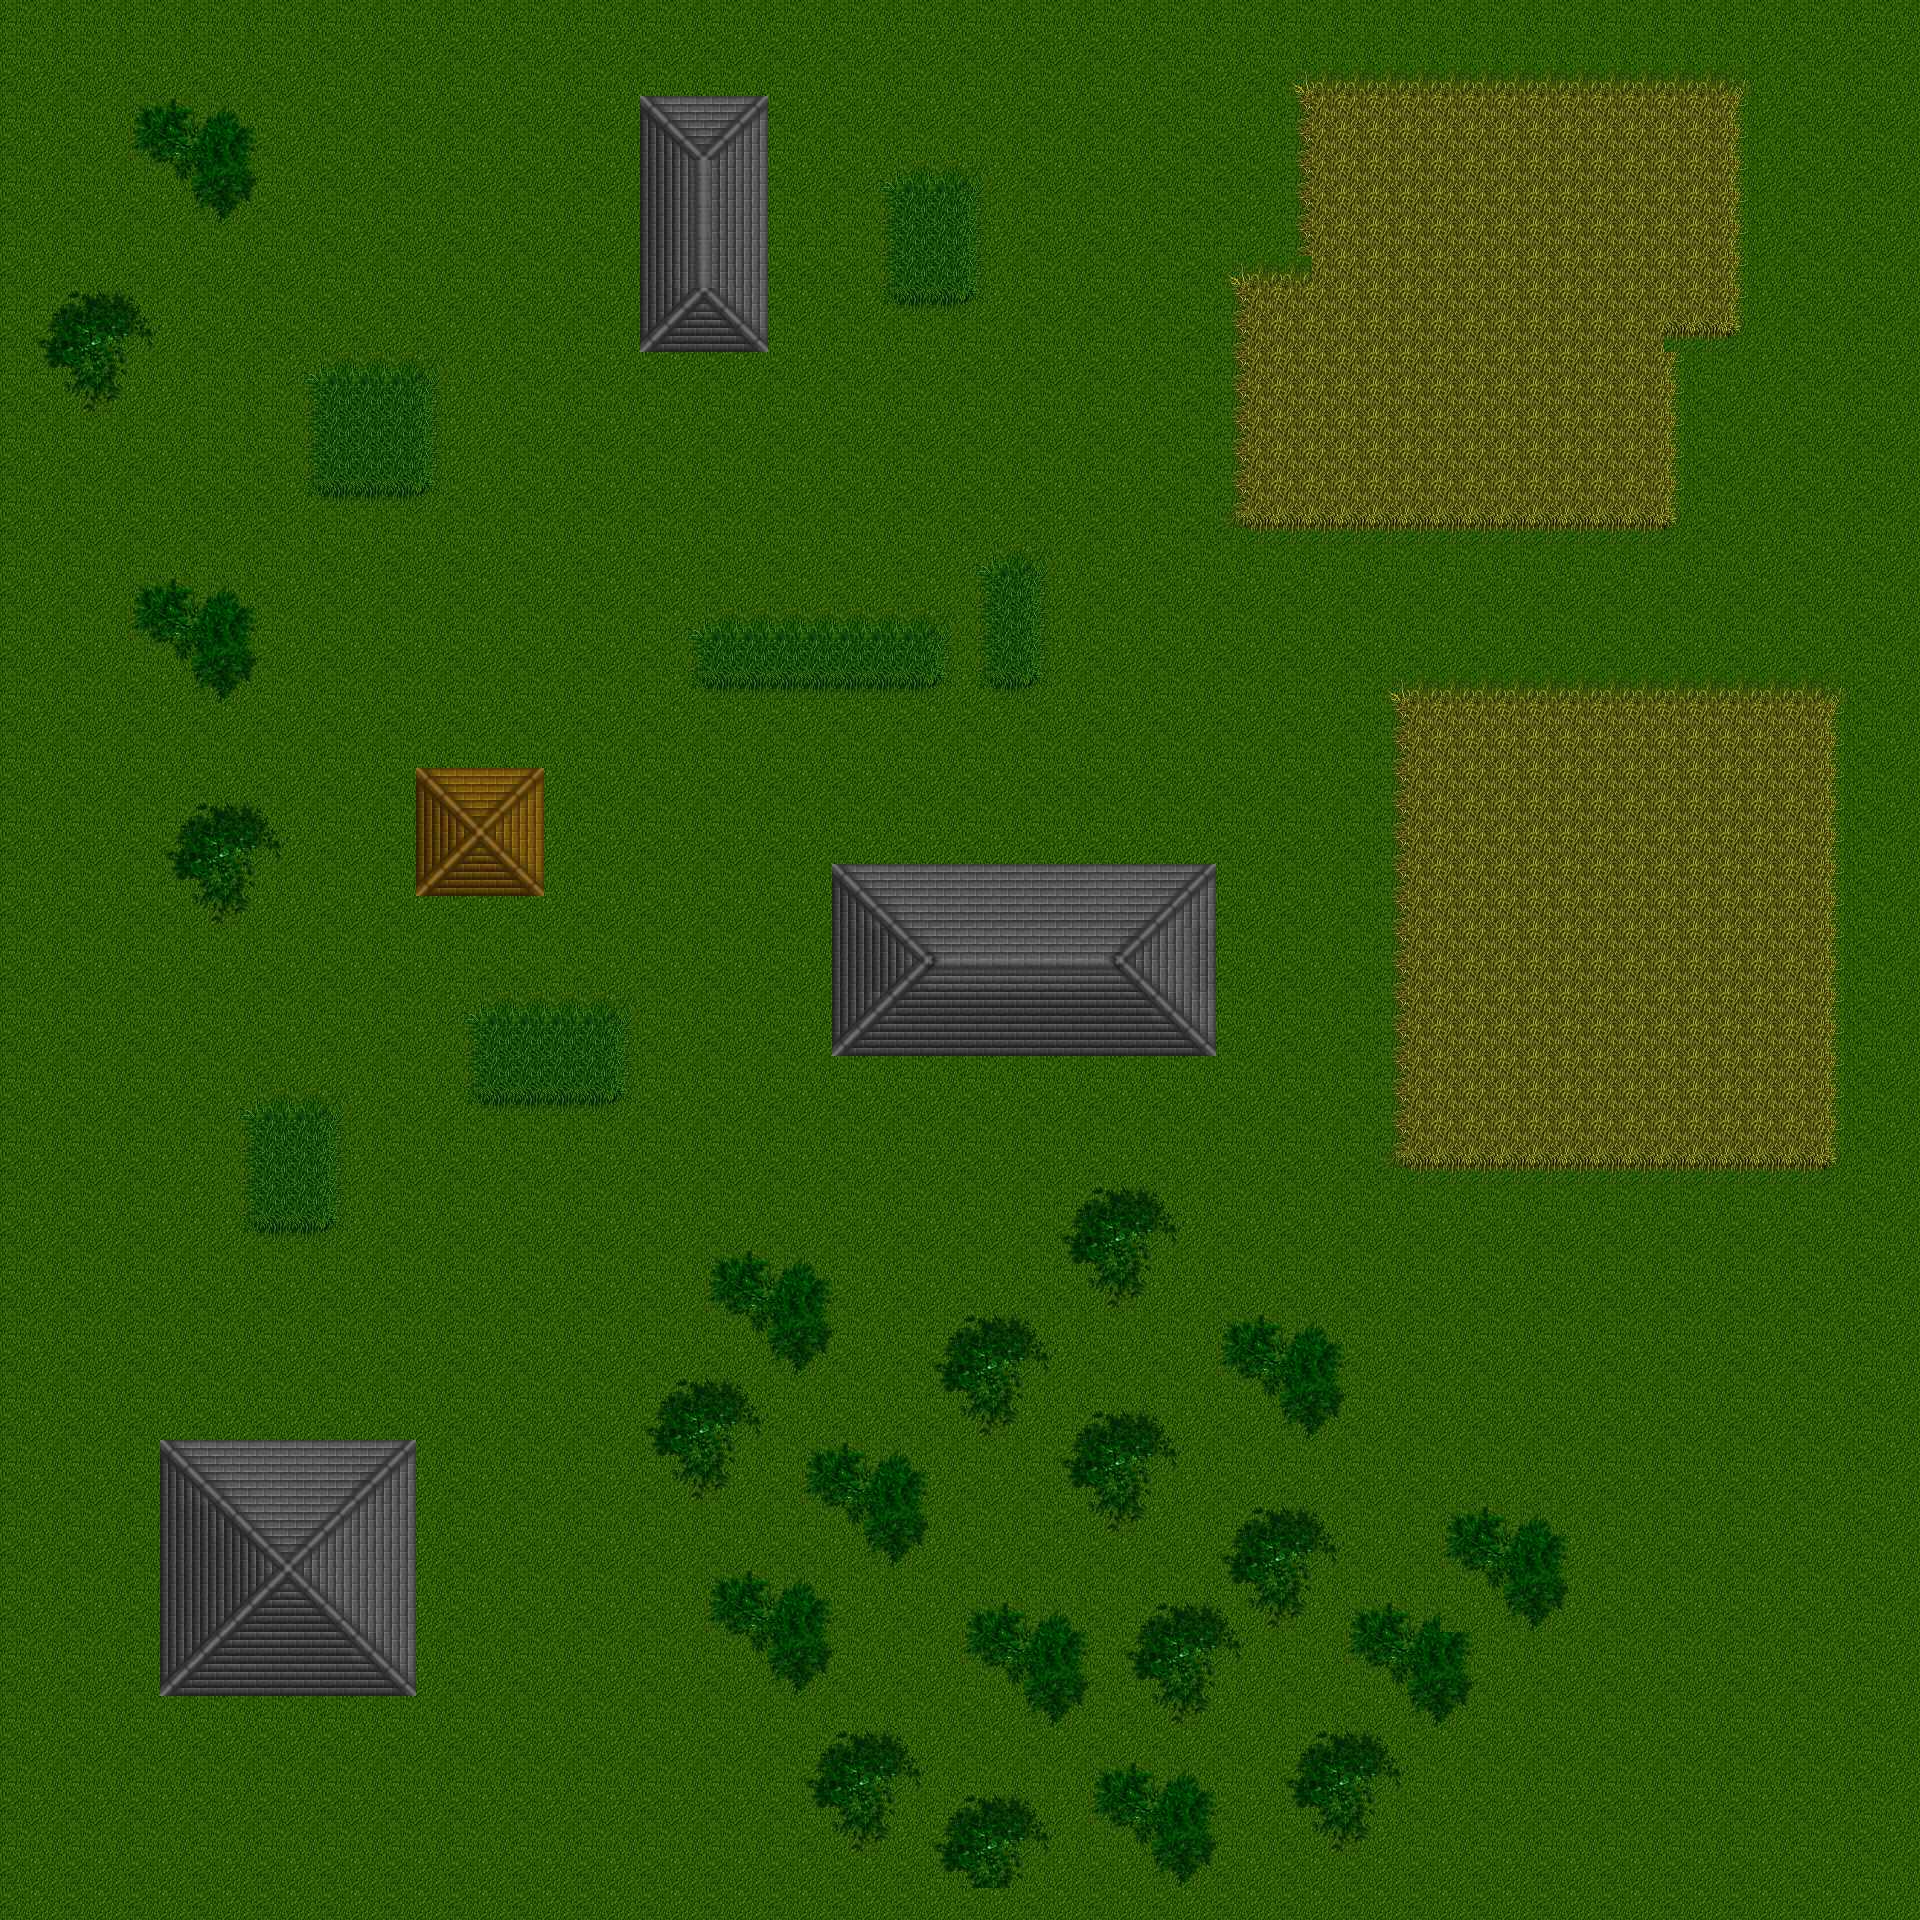

Rendered tile map (Tiled .tmx) drawn with the repository's tilesets; below, a short description and the map source with its tile grids summarised:
An orthogonal 60x60 tile map with 32x32 px tiles, 1 tile layer (ground).

<map version="1.0" orientation="orthogonal" width="60" height="60" tilewidth="32" tileheight="32">
 <tileset firstgid="1" name="tileset" tilewidth="32" tileheight="32">
  <image source="tileset.png" width="512" height="832" />
  <tile id="0" terrain="0,0,0,2" />
  <tile id="1" terrain="0,0,2,2" />
  <tile id="2" terrain="0,0,2,0" />
  <tile id="3" terrain="0,0,0,0">
   <properties>
    <property name="grass" value="1" />
   </properties>
  </tile>
  <tile id="4" terrain="0,0,0,0">
   <properties>
    <property name="grass" value="1" />
   </properties>
  </tile>
  <tile id="5" terrain="1,1,1,1">
   <properties>
    <property name="concrete" value="1" />
   </properties>
  </tile>
  <tile id="6" terrain="1,1,1,1">
   <properties>
    <property name="concrete" value="1" />
   </properties>
  </tile>
  <tile id="11" terrain="0,0,0,4" />
  <tile id="12" terrain="0,0,4,4" />
  <tile id="13" terrain="0,0,4,0" />
  <tile id="16" terrain="0,2,0,2" />
  <tile id="17" terrain="2,2,2,2">
   <properties>
    <property name="water" value="1" />
   </properties>
  </tile>
  <tile id="18" terrain="2,0,2,0" />
  <tile id="19" terrain="0,0,0,0">
   <properties>
    <property name="grass" value="1" />
   </properties>
  </tile>
  <tile id="20" terrain="0,0,0,0">
   <properties>
    <property name="grass" value="1" />
   </properties>
  </tile>
  <tile id="21" terrain="1,1,1,1">
   <properties>
    <property name="concrete" value="1" />
   </properties>
  </tile>
  <tile id="22" terrain="1,1,1,1">
   <properties>
    <property name="concrete" value="1" />
   </properties>
  </tile>
  <tile id="27" terrain="0,4,0,4" />
  <tile id="28" terrain="4,4,4,4">
   <properties>
    <property name="field" value="1" />
   </properties>
  </tile>
  <tile id="29" terrain="4,0,4,0" />
  <tile id="32" terrain="0,2,0,0" />
  <tile id="33" terrain="2,2,0,0" />
  <tile id="34" terrain="2,0,0,0" />
  <tile id="36">
   <properties>
    <property name="tree" value="1" />
   </properties>
  </tile>
  <tile id="37">
   <properties>
    <property name="tree" value="1" />
   </properties>
  </tile>
  <tile id="43" terrain="0,4,0,0" />
  <tile id="44" terrain="4,4,0,0" />
  <tile id="45" terrain="4,0,0,0" />
  <tile id="48" terrain="0,0,0,3" />
  <tile id="49" terrain="0,0,3,3" />
  <tile id="50" terrain="0,0,3,0">
   <properties>
    <property name="mud" value="1" />
   </properties>
  </tile>
  <tile id="52">
   <properties>
    <property name="tree" value="1" />
   </properties>
  </tile>
  <tile id="53">
   <properties>
    <property name="tree" value="1" />
   </properties>
  </tile>
  <tile id="56">
   <properties>
    <property name="tree" value="1" />
   </properties>
  </tile>
  <tile id="57">
   <properties>
    <property name="tree" value="1" />
   </properties>
  </tile>
  <tile id="58">
   <properties>
    <property name="tree" value="1" />
   </properties>
  </tile>
  <tile id="59" terrain="0,0,0,5" />
  <tile id="60" terrain="0,0,5,5" />
  <tile id="61" terrain="0,0,5,0" />
  <tile id="64" terrain="0,3,0,3" />
  <tile id="65" terrain="3,3,3,3">
   <properties>
    <property name="mud" value="1" />
   </properties>
  </tile>
  <tile id="66" terrain="3,0,3,0" />
  <tile id="68">
   <properties>
    <property name="tree" value="1" />
   </properties>
  </tile>
  <tile id="69">
   <properties>
    <property name="tree" value="1" />
   </properties>
  </tile>
  <tile id="73">
   <properties>
    <property name="tree" value="1" />
   </properties>
  </tile>
  <tile id="74">
   <properties>
    <property name="tree" value="1" />
   </properties>
  </tile>
  <tile id="75" terrain="0,5,0,5" />
  <tile id="76" terrain="5,5,5,5">
   <properties>
    <property name="bush" value="1" />
   </properties>
  </tile>
  <tile id="77" terrain="5,0,5,0" />
  <tile id="80" terrain="0,3,0,0" />
  <tile id="81" terrain="3,3,0,0" />
  <tile id="82" terrain="3,0,0,0" />
  <tile id="91" terrain="0,5,0,0" />
  <tile id="92" terrain="5,5,0,0" />
  <tile id="93" terrain="5,0,0,0" />
  <tile id="96">
   <properties>
    <property name="house" value="1" />
   </properties>
  </tile>
  <tile id="97">
   <properties>
    <property name="house" value="1" />
   </properties>
  </tile>
  <tile id="98">
   <properties>
    <property name="house" value="1" />
   </properties>
  </tile>
  <tile id="99">
   <properties>
    <property name="house" value="1" />
   </properties>
  </tile>
  <tile id="100">
   <properties>
    <property name="house" value="1" />
   </properties>
  </tile>
  <tile id="101">
   <properties>
    <property name="house" value="1" />
   </properties>
  </tile>
  <tile id="102">
   <properties>
    <property name="house" value="1" />
   </properties>
  </tile>
  <tile id="103">
   <properties>
    <property name="house" value="1" />
   </properties>
  </tile>
  <tile id="104">
   <properties>
    <property name="house" value="1" />
   </properties>
  </tile>
  <tile id="105">
   <properties>
    <property name="house" value="1" />
   </properties>
  </tile>
  <tile id="106">
   <properties>
    <property name="house" value="1" />
   </properties>
  </tile>
  <tile id="107">
   <properties>
    <property name="house" value="1" />
   </properties>
  </tile>
  <tile id="108">
   <properties>
    <property name="house" value="1" />
   </properties>
  </tile>
  <tile id="109">
   <properties>
    <property name="house" value="1" />
   </properties>
  </tile>
  <tile id="110">
   <properties>
    <property name="house" value="1" />
   </properties>
  </tile>
  <tile id="111">
   <properties>
    <property name="house" value="1" />
   </properties>
  </tile>
  <tile id="112">
   <properties>
    <property name="house" value="1" />
   </properties>
  </tile>
  <tile id="113">
   <properties>
    <property name="house" value="1" />
   </properties>
  </tile>
  <tile id="114">
   <properties>
    <property name="house" value="1" />
   </properties>
  </tile>
  <tile id="115">
   <properties>
    <property name="house" value="1" />
   </properties>
  </tile>
  <tile id="116">
   <properties>
    <property name="house" value="1" />
   </properties>
  </tile>
  <tile id="117">
   <properties>
    <property name="house" value="1" />
   </properties>
  </tile>
  <tile id="118">
   <properties>
    <property name="house" value="1" />
   </properties>
  </tile>
  <tile id="119">
   <properties>
    <property name="house" value="1" />
   </properties>
  </tile>
  <tile id="120">
   <properties>
    <property name="house" value="1" />
   </properties>
  </tile>
  <tile id="121">
   <properties>
    <property name="house" value="1" />
   </properties>
  </tile>
  <tile id="122">
   <properties>
    <property name="house" value="1" />
   </properties>
  </tile>
  <tile id="123">
   <properties>
    <property name="house" value="1" />
   </properties>
  </tile>
  <tile id="124">
   <properties>
    <property name="house" value="1" />
   </properties>
  </tile>
  <tile id="125">
   <properties>
    <property name="house" value="1" />
   </properties>
  </tile>
  <tile id="126">
   <properties>
    <property name="house" value="1" />
   </properties>
  </tile>
  <tile id="127">
   <properties>
    <property name="house" value="1" />
   </properties>
  </tile>
  <tile id="128">
   <properties>
    <property name="house" value="1" />
   </properties>
  </tile>
  <tile id="129">
   <properties>
    <property name="house" value="1" />
   </properties>
  </tile>
  <tile id="130">
   <properties>
    <property name="house" value="1" />
   </properties>
  </tile>
  <tile id="131">
   <properties>
    <property name="house" value="1" />
   </properties>
  </tile>
  <tile id="132">
   <properties>
    <property name="house" value="1" />
   </properties>
  </tile>
  <tile id="133">
   <properties>
    <property name="house" value="1" />
   </properties>
  </tile>
  <tile id="134">
   <properties>
    <property name="house" value="1" />
   </properties>
  </tile>
  <tile id="135">
   <properties>
    <property name="house" value="1" />
   </properties>
  </tile>
  <tile id="136">
   <properties>
    <property name="house" value="1" />
   </properties>
  </tile>
  <tile id="137">
   <properties>
    <property name="house" value="1" />
   </properties>
  </tile>
  <tile id="138">
   <properties>
    <property name="house" value="1" />
   </properties>
  </tile>
  <tile id="139">
   <properties>
    <property name="house" value="1" />
   </properties>
  </tile>
  <tile id="140">
   <properties>
    <property name="house" value="1" />
   </properties>
  </tile>
  <tile id="141">
   <properties>
    <property name="house" value="1" />
   </properties>
  </tile>
  <tile id="142">
   <properties>
    <property name="house" value="1" />
   </properties>
  </tile>
  <tile id="143">
   <properties>
    <property name="house" value="1" />
   </properties>
  </tile>
  <tile id="144">
   <properties>
    <property name="house" value="1" />
   </properties>
  </tile>
  <tile id="145">
   <properties>
    <property name="house" value="1" />
   </properties>
  </tile>
  <tile id="146">
   <properties>
    <property name="house" value="1" />
   </properties>
  </tile>
  <tile id="147">
   <properties>
    <property name="house" value="1" />
   </properties>
  </tile>
  <tile id="148">
   <properties>
    <property name="house" value="1" />
   </properties>
  </tile>
  <tile id="149">
   <properties>
    <property name="house" value="1" />
   </properties>
  </tile>
  <tile id="150">
   <properties>
    <property name="house" value="1" />
   </properties>
  </tile>
  <tile id="151">
   <properties>
    <property name="house" value="1" />
   </properties>
  </tile>
  <tile id="152">
   <properties>
    <property name="house" value="1" />
   </properties>
  </tile>
  <tile id="153">
   <properties>
    <property name="house" value="1" />
   </properties>
  </tile>
  <tile id="154">
   <properties>
    <property name="house" value="1" />
   </properties>
  </tile>
  <tile id="155">
   <properties>
    <property name="house" value="1" />
   </properties>
  </tile>
  <tile id="156">
   <properties>
    <property name="house" value="1" />
   </properties>
  </tile>
  <tile id="157">
   <properties>
    <property name="house" value="1" />
   </properties>
  </tile>
  <tile id="158">
   <properties>
    <property name="house" value="1" />
   </properties>
  </tile>
  <tile id="159">
   <properties>
    <property name="house" value="1" />
   </properties>
  </tile>
  <tile id="160">
   <properties>
    <property name="house" value="1" />
   </properties>
  </tile>
  <tile id="161">
   <properties>
    <property name="house" value="1" />
   </properties>
  </tile>
  <tile id="162">
   <properties>
    <property name="house" value="1" />
   </properties>
  </tile>
  <tile id="163">
   <properties>
    <property name="house" value="1" />
   </properties>
  </tile>
  <tile id="164">
   <properties>
    <property name="house" value="1" />
   </properties>
  </tile>
  <tile id="165">
   <properties>
    <property name="house" value="1" />
   </properties>
  </tile>
  <tile id="166">
   <properties>
    <property name="house" value="1" />
   </properties>
  </tile>
  <tile id="167">
   <properties>
    <property name="house" value="1" />
   </properties>
  </tile>
  <tile id="168">
   <properties>
    <property name="house" value="1" />
   </properties>
  </tile>
  <tile id="169">
   <properties>
    <property name="house" value="1" />
   </properties>
  </tile>
  <tile id="170">
   <properties>
    <property name="house" value="1" />
   </properties>
  </tile>
  <tile id="171">
   <properties>
    <property name="house" value="1" />
   </properties>
  </tile>
  <tile id="172">
   <properties>
    <property name="house" value="1" />
   </properties>
  </tile>
  <tile id="173">
   <properties>
    <property name="house" value="1" />
   </properties>
  </tile>
  <tile id="174">
   <properties>
    <property name="house" value="1" />
   </properties>
  </tile>
  <tile id="175">
   <properties>
    <property name="house" value="1" />
   </properties>
  </tile>
  <tile id="176">
   <properties>
    <property name="house" value="1" />
   </properties>
  </tile>
  <tile id="177">
   <properties>
    <property name="house" value="1" />
   </properties>
  </tile>
  <tile id="178">
   <properties>
    <property name="house" value="1" />
   </properties>
  </tile>
  <tile id="179">
   <properties>
    <property name="house" value="1" />
   </properties>
  </tile>
  <tile id="180">
   <properties>
    <property name="house" value="1" />
   </properties>
  </tile>
  <tile id="181">
   <properties>
    <property name="house" value="1" />
   </properties>
  </tile>
  <tile id="182">
   <properties>
    <property name="house" value="1" />
   </properties>
  </tile>
  <tile id="183">
   <properties>
    <property name="house" value="1" />
   </properties>
  </tile>
  <tile id="184">
   <properties>
    <property name="house" value="1" />
   </properties>
  </tile>
  <tile id="185">
   <properties>
    <property name="house" value="1" />
   </properties>
  </tile>
  <tile id="186">
   <properties>
    <property name="house" value="1" />
   </properties>
  </tile>
  <tile id="187">
   <properties>
    <property name="house" value="1" />
   </properties>
  </tile>
  <tile id="188">
   <properties>
    <property name="house" value="1" />
   </properties>
  </tile>
  <tile id="189">
   <properties>
    <property name="house" value="1" />
   </properties>
  </tile>
  <tile id="190">
   <properties>
    <property name="house" value="1" />
   </properties>
  </tile>
  <tile id="191">
   <properties>
    <property name="house" value="1" />
   </properties>
  </tile>
  <tile id="192">
   <properties>
    <property name="house" value="1" />
   </properties>
  </tile>
  <tile id="193">
   <properties>
    <property name="house" value="1" />
   </properties>
  </tile>
  <tile id="194">
   <properties>
    <property name="house" value="1" />
   </properties>
  </tile>
  <tile id="195">
   <properties>
    <property name="house" value="1" />
   </properties>
  </tile>
  <tile id="196">
   <properties>
    <property name="house" value="1" />
   </properties>
  </tile>
  <tile id="197">
   <properties>
    <property name="house" value="1" />
   </properties>
  </tile>
  <tile id="198">
   <properties>
    <property name="house" value="1" />
   </properties>
  </tile>
  <tile id="199">
   <properties>
    <property name="house" value="1" />
   </properties>
  </tile>
  <tile id="200">
   <properties>
    <property name="house" value="1" />
   </properties>
  </tile>
  <tile id="201">
   <properties>
    <property name="house" value="1" />
   </properties>
  </tile>
  <tile id="202">
   <properties>
    <property name="house" value="1" />
   </properties>
  </tile>
  <tile id="203">
   <properties>
    <property name="house" value="1" />
   </properties>
  </tile>
  <tile id="204">
   <properties>
    <property name="house" value="1" />
   </properties>
  </tile>
  <tile id="205">
   <properties>
    <property name="house" value="1" />
   </properties>
  </tile>
  <tile id="206">
   <properties>
    <property name="house" value="1" />
   </properties>
  </tile>
  <tile id="207">
   <properties>
    <property name="house" value="1" />
   </properties>
  </tile>
  <tile id="208">
   <properties>
    <property name="house" value="1" />
   </properties>
  </tile>
  <tile id="209">
   <properties>
    <property name="house" value="1" />
   </properties>
  </tile>
  <tile id="210">
   <properties>
    <property name="house" value="1" />
   </properties>
  </tile>
  <tile id="211">
   <properties>
    <property name="house" value="1" />
   </properties>
  </tile>
  <tile id="212">
   <properties>
    <property name="house" value="1" />
   </properties>
  </tile>
  <tile id="213">
   <properties>
    <property name="house" value="1" />
   </properties>
  </tile>
  <tile id="214">
   <properties>
    <property name="house" value="1" />
   </properties>
  </tile>
  <tile id="215">
   <properties>
    <property name="house" value="1" />
   </properties>
  </tile>
  <tile id="216">
   <properties>
    <property name="house" value="1" />
   </properties>
  </tile>
  <tile id="217">
   <properties>
    <property name="house" value="1" />
   </properties>
  </tile>
  <tile id="218">
   <properties>
    <property name="house" value="1" />
   </properties>
  </tile>
  <tile id="219">
   <properties>
    <property name="house" value="1" />
   </properties>
  </tile>
  <tile id="220">
   <properties>
    <property name="house" value="1" />
   </properties>
  </tile>
  <tile id="221">
   <properties>
    <property name="house" value="1" />
   </properties>
  </tile>
  <tile id="222">
   <properties>
    <property name="house" value="1" />
   </properties>
  </tile>
  <tile id="223">
   <properties>
    <property name="house" value="1" />
   </properties>
  </tile>
  <tile id="224">
   <properties>
    <property name="house" value="1" />
   </properties>
  </tile>
  <tile id="225">
   <properties>
    <property name="house" value="1" />
   </properties>
  </tile>
  <tile id="226">
   <properties>
    <property name="house" value="1" />
   </properties>
  </tile>
  <tile id="227">
   <properties>
    <property name="house" value="1" />
   </properties>
  </tile>
  <tile id="228">
   <properties>
    <property name="house" value="1" />
   </properties>
  </tile>
  <tile id="229">
   <properties>
    <property name="house" value="1" />
   </properties>
  </tile>
  <tile id="242">
   <properties>
    <property name="house" value="1" />
   </properties>
  </tile>
  <tile id="243">
   <properties>
    <property name="house" value="1" />
   </properties>
  </tile>
  <tile id="244">
   <properties>
    <property name="house" value="1" />
   </properties>
  </tile>
  <tile id="245">
   <properties>
    <property name="house" value="1" />
   </properties>
  </tile>
  <tile id="415">
   <properties>
    <property name="house" value="1" />
   </properties>
  </tile>
 </tileset>
 <layer name="ground" width="60" height="60">
  <data>[3600 cells, 3600 non-empty, 111 distinct tile ids]</data>
 </layer>
</map>
